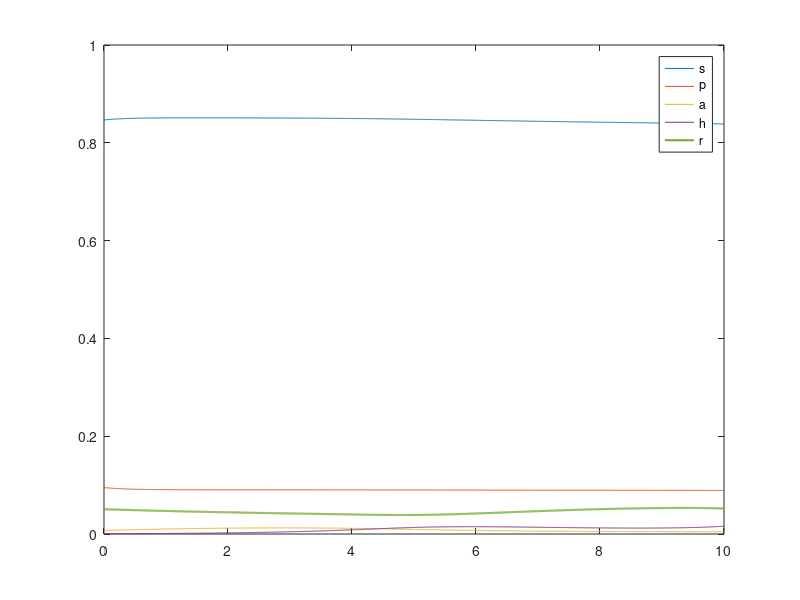
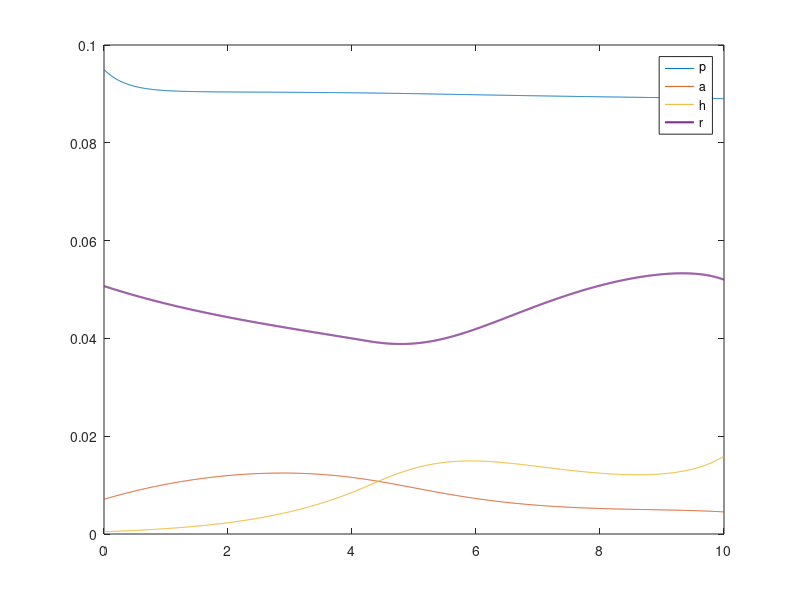
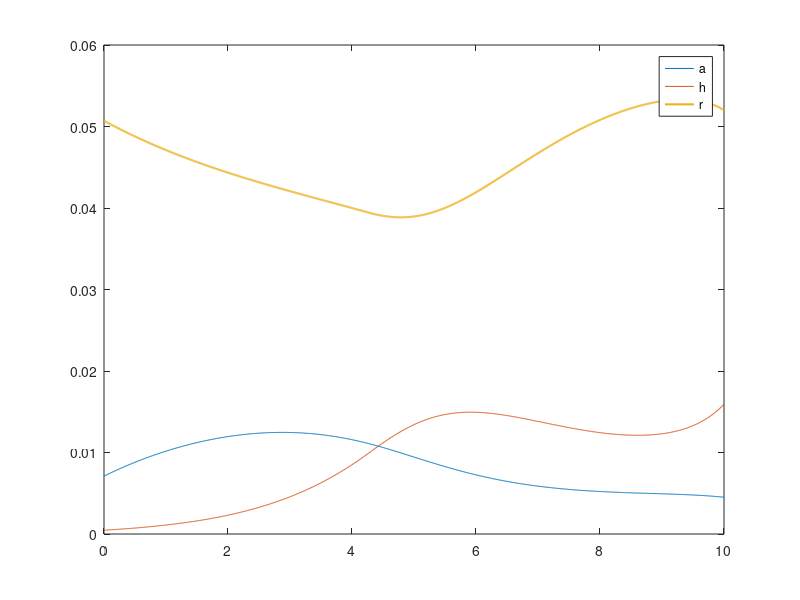
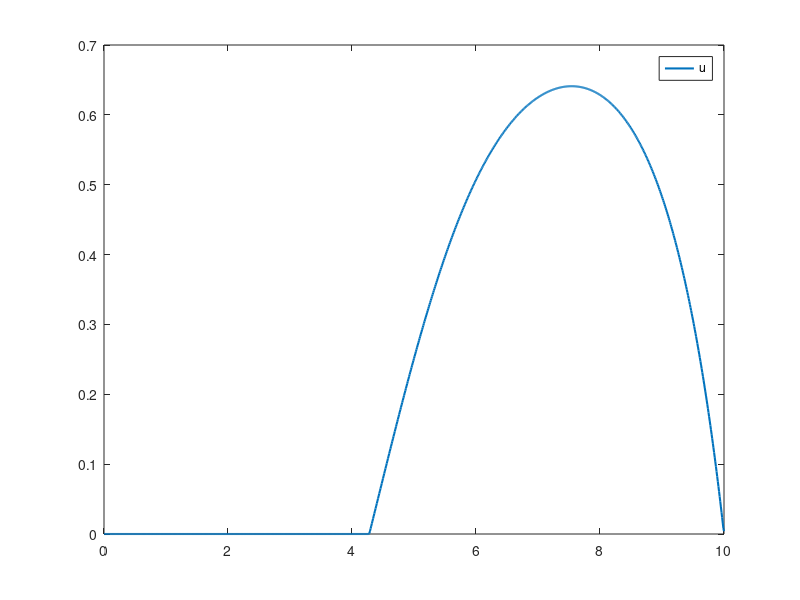

Write MATLAB code to recreate these figures, in order.
clc
clear
close all

%% Read results from file

fileID=fopen('UcontrolVPDF2.txt','r');
formatSpec='%f %f %f %f %f %f %f';
xsize=[7 Inf];
x=fscanf(fileID,formatSpec,xsize);
x=x';

t = x(:, 1); 
s = x(:, 2); 
p = x(:, 3); 
a = x(:, 4); 
h = x(:, 5);
r = x(:, 6); 
u = x(:, 7);  % control

%% Making sure S+P+A+H+R=1
erro1 = mean(sum(x(:,2:6),2) - ones(size(x(:,2:6),1),1));
fprintf("Erro:%d\n",erro1)

%% Plots
figure; 
plot(t, s, t, p, t, a, t, h, t, r, 'LineWidth',1.5); 
legend('s', 'p', 'a', 'h', 'r'); 

figure; 
plot(t, p, t, a, t, h, t, r, 'LineWidth',1.5); 
legend('p', 'a', 'h', 'r');

figure; 
plot(t, a, t, h, t, r, 'LineWidth',1.5); 
legend('a', 'h', 'r');

figure; 
plot(t, u, 'LineWidth',1.5); 
legend('u');
